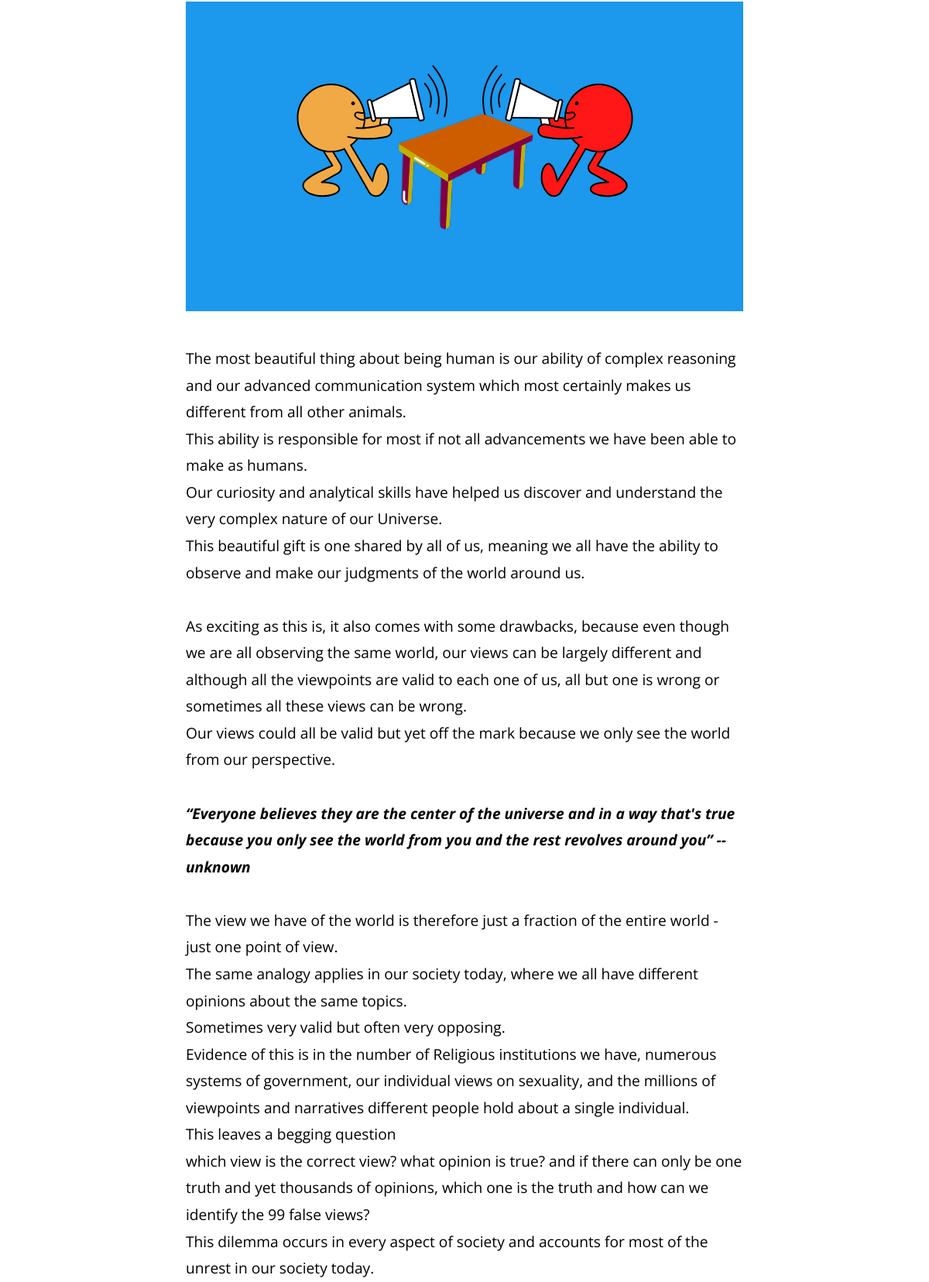
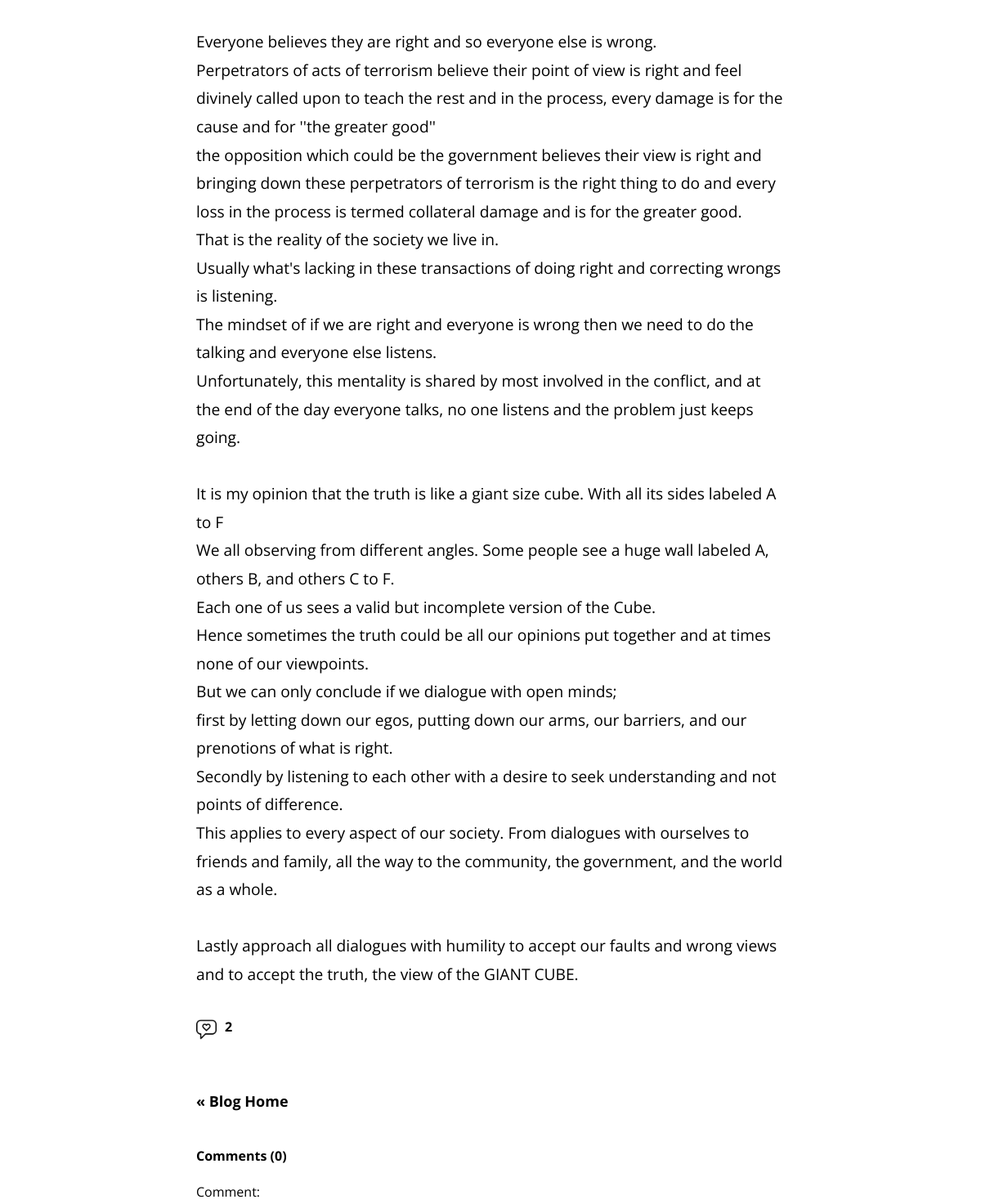
Before: /blog/our-modern-speaker-to-speaker-communication-system (middle part) with the older database file (2 pictures, top to bottom).
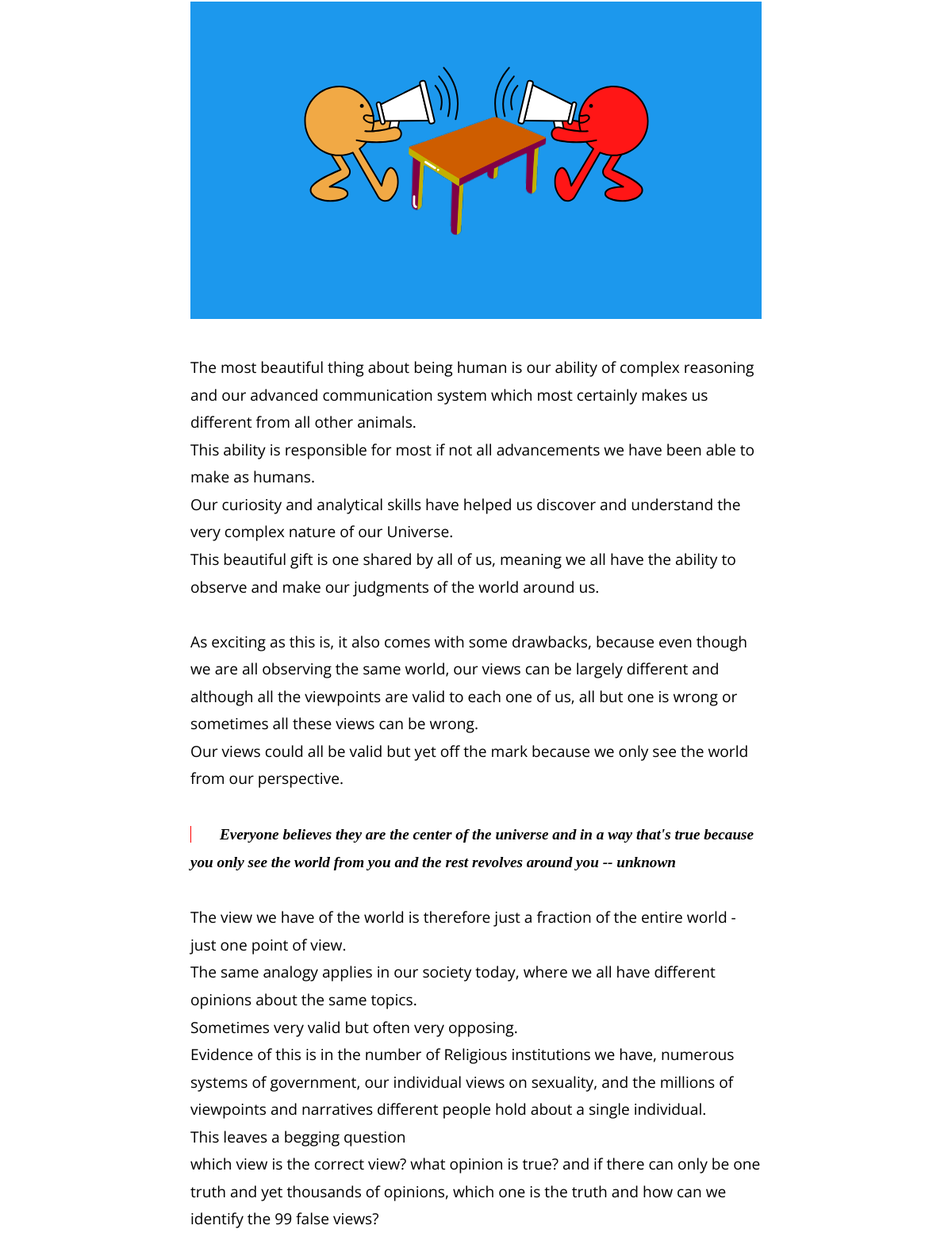
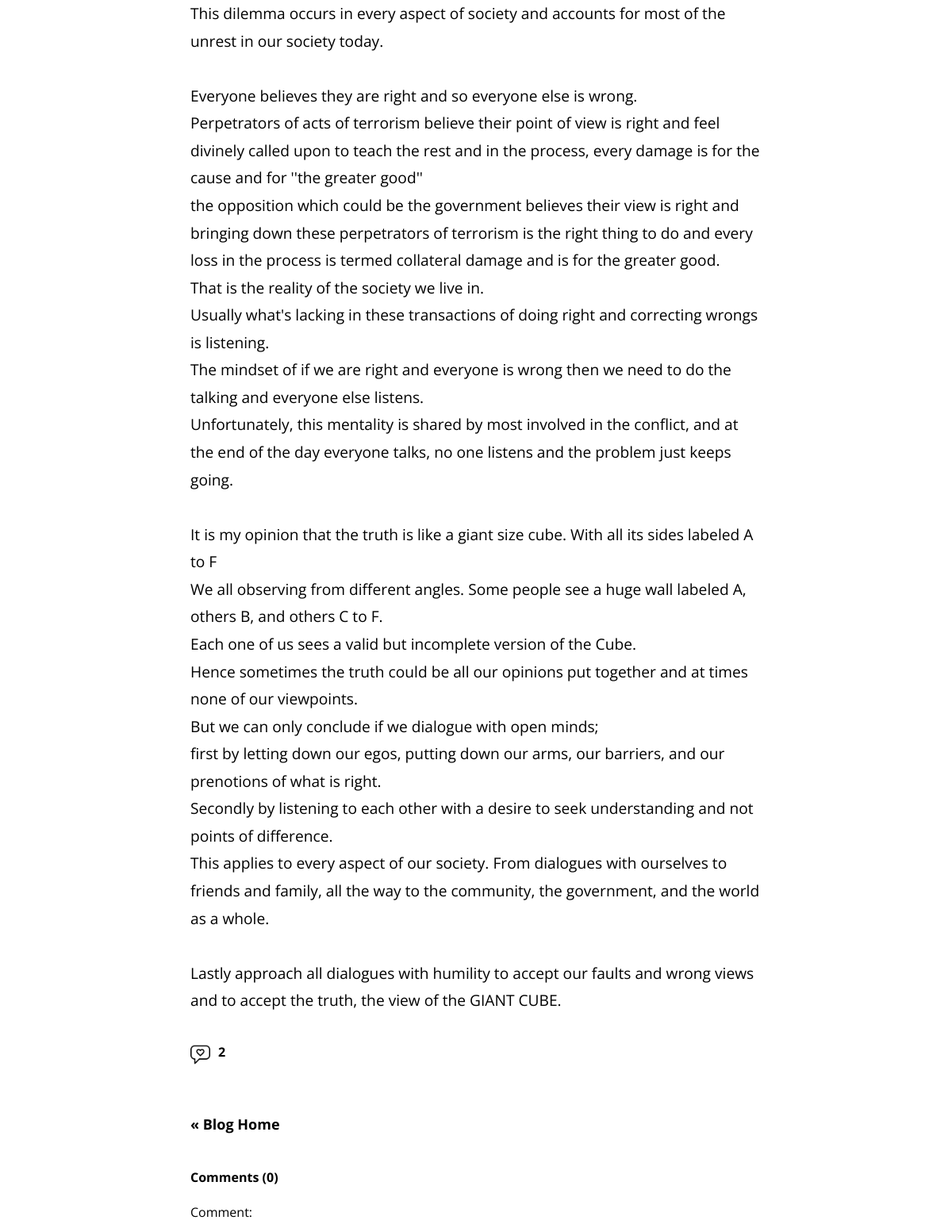
After: the same page with the newer database file (2 pictures, top to bottom).
### blog/models.py (models this page shows, shortened)
class Articles (models.Model):
    title = models.CharField( max_length=100)
    body = RichTextField( blank=True, null=True)
    slug = models.SlugField()
    date =models.DateTimeField(auto_now_add=True)
    image = models.FileField()
    likes =models.ManyToManyField(User, default=None,blank=True, related_name='liked')
    tagline=models.CharField(max_length=100 ,blank=True,default=True)
    views = models.IntegerField(default=0)
    applaud = models.IntegerField(default=0)
    publish=models.BooleanField(default=False)

### blog/views.py (the view)
# urls.py: path('<slug:courseid>', views.article_details, name="details"),
def article_details(request,courseid):
        article =Articles.objects.get(slug=courseid)
        if request.method=='POST':
            comment_form = CommentForm(request.POST)
            if comment_form.is_valid():
                obj= comment_form.save(commit=False)
                obj.article = article
                obj.save()
                return JsonResponse({'name': obj.name, 'comment': obj.comment ,'status':'form submitted'})
            else:
                return JsonResponse({'status':'form not submitted'})
        else:
                articles= data()[1:5]
                article.views +=1
                article.save()
                single = Articles.objects.get(id=article.id)
                nextpost =Articles.objects.filter(publish=True).filter(id__gt=single.id).order_by('id').first()
                prevpost =Articles.objects.filter(publish=True).filter(id__lt=single.id).order_by('id').last()
                user= request.user
                comment_form = CommentForm()
                p=article.comments.all().order_by('-date')[0:5]
                pass_on ={
                    'article':article,
                    'comment_form':comment_form,
                    'user':user,
                    'prevpost':prevpost,
                    'nextpost':nextpost,
                    'articles':articles,
                    'p':p
                }
        return render(request, 'blog/details.html',pass_on)

### blog/views.py (called while the page is built)
def data():
    global articles_list
    articles_list=Articles.objects.filter(publish=True).order_by('-date')
    return articles_list

### blog/templates/blog/details.html (shortened to what this page needs)
{% extends 'main/base_layout.html' %}
{% block content %}
<article class="articles">
    <div class="article">
        <br>
        <br>
        <br>
        <br>
        <div class="article_image" style=" background:url('{{article.image.url}}'); background-size: cover;
        background-repeat: no-repeat;
        background-position:center;">
        </div>
        <br>
        <br>
        <div class="articleBody"> {{ article.body| safe}} </div>
          <form action="{% url 'like_article' courseid=article.slug %}" method="post" id="applaud">
                 <button type="submit"  style="background:transparent; border:none; color:transparent;margin-block: 20px;"> <img src="../static/like.png" alt="image" width ="25px" style = "margin-bottom: -10px; margin-right: 10px;"> </button><strong id="applaudcount">{{article.applaud}}</strong>
                </form>
        <br>
    <br>
<div class="paginationNav" style="text-align:left; display: inline; color:red">
    {% if prevpost %}
        <a href="{{ prevpost.slug}}" class="detail_nav">&laquo; Previous</a>
        {% else %}
        <a href="{% url 'blogHome'%}" class="detail_nav"> &laquo; Blog Home</a>
    {% endif %}
</div>
</div>
<br>
<br>
    <div class="comment" id="commentcontainer">
        <h4 class="comments"> Comments ({{ article.comments.all.count }}) </h4><br>
    </div>
       <form action="{% url 'details' courseid=article.slug %}" method="post" id="commentform">
           {{ comment_form.as_p }}
       </form>
       <br>
    {% endblock %}

### templates/main/base_layout.html (shortened to what this page needs)
{%  load static %}
<!DOCTYPE html>
<html lang="en">
<head>
    <link rel="stylesheet" href="https://cdnjs.cloudflare.com/ajax/libs/font-awesome/4.7.0/css/font-awesome.min.css">
    <link rel="stylesheet" href="{% static '/css/main.css' %}">
</head>
    <body>
            <div class="wrapper">
                {% block content %}
                {% endblock %}
            </div>
</body>
</html>

### static/css/main.css (style rules this page uses)
* { margin:0; padding:0 }
a,#logoutBtn { text-decoration: none; color:black; }
.paginationNav { margin-block: 50px; font-size: large; font-family: 'Open Sans',sans-serif; font-weight: bold; }

### blog/templates/blog/details.html (style rules this page uses)
.articles { width:60%; margin:auto; margin-top:20px; padding: 10%; padding-top: 2%; font-family: 'Open Sans', sans-serif; }
.comment { width: 100%; margin:auto; padding: auto; }
.article_image { width: 100%; height: 400px; background: url(''); background-size: cover; background-repeat: no-repeat; background-position: center; }
.detail_nav { font-weight: bold; display: inline-block; width: 50%; }
.articleBody { line-height:1.8em; font-size: 1.2rem; }
q { font-weight: bold; font-family: 'Times New Roman', Times, serif; }
q::before { content: ""; border-left: 1px solid red; padding-left: 5%; margin-block: 10px; }

Changed rows visible on the page:
changed Articles: body "…world from our perspective. “Everyone believes they are the center of the universe and in a way that's true because you only see the world from you and the rest revolves around you” -- unknown The view…" → "…world from our perspective. Everyone believes they are the center of the universe and in a way that's true because you only see the world from you and the rest revolves around you -- unknown The view…"
